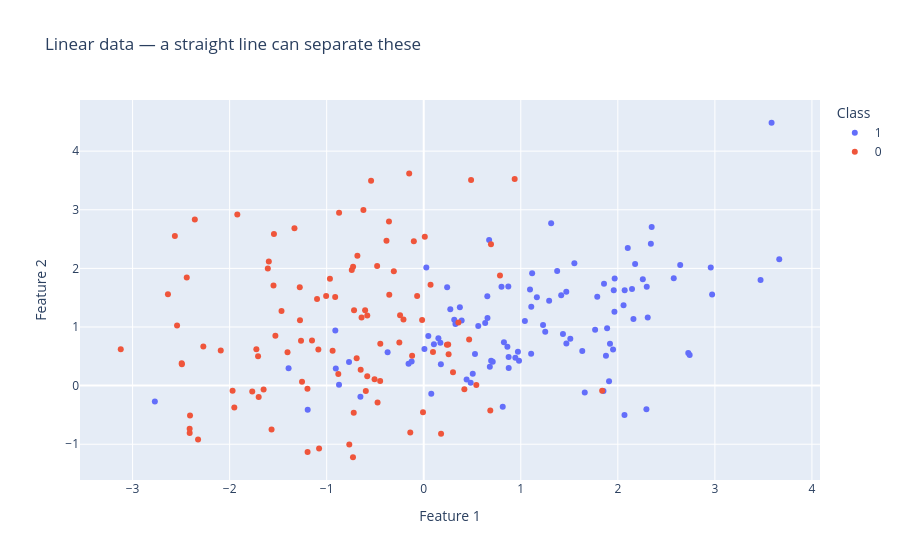
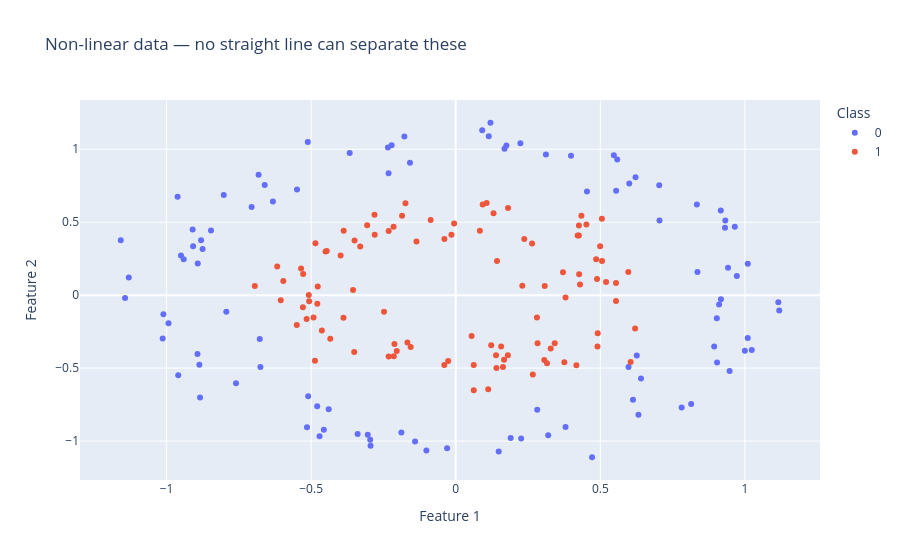

The code cell stored with these charts, in order, in its notebook:
### Code cell
# Now let's visualize them both

df_lin  = pd.DataFrame(X_l,  columns=["Feature 1", "Feature 2"])
df_lin["Class"] = y_l.astype(str)

df_circ = pd.DataFrame(X_nl, columns=["Feature 1", "Feature 2"])
df_circ["Class"] = y_nl.astype(str)

# ── Plot ─────────────────────────────────────────────────────────────
fig_lin = px.scatter(df_lin, x="Feature 1", y="Feature 2", color="Class",
                     title="Linear data — a straight line can separate these")

fig_circ = px.scatter(df_circ, x="Feature 1", y="Feature 2", color="Class",
                      title="Non-linear data — no straight line can separate these")

fig_lin.show()
fig_circ.show()
